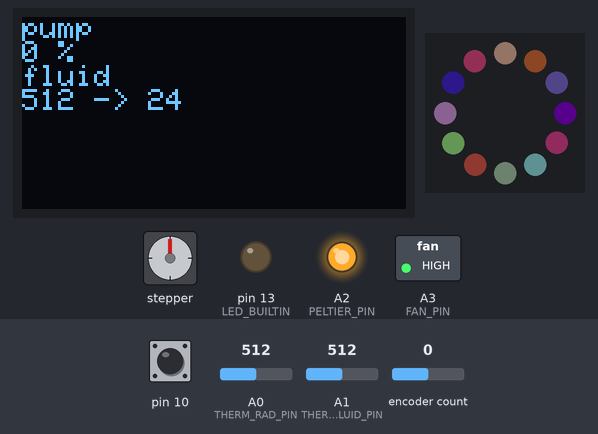
Simulated run of this program. Board: Arduino Pro Mini, built with avr-gcc and run on an emulated ATmega328P. On the bench: 128×64 one-colour display, 12 RGB LEDs in a ring, first at the top, clockwise, stepper motor, switched loads named in the program (green lamp = pin HIGH), output pins drawn as LEDs (lit = HIGH). The test bench sets the inputs (shaded band); at power-on: A1 (THERM_FLUID_PIN) = 512, pin 10 HIGH, A0 (THERM_RAD_PIN) = 512, encoder count 0. Dim RGB values are drawn brighter than linear; random numbers use the default seed unless the program sets one; stepper angles assume 400 steps per turn.

Above: at 2.3 s.
2.4 s: A1 (THERM_FLUID_PIN) set to 716
At 2.63 s:
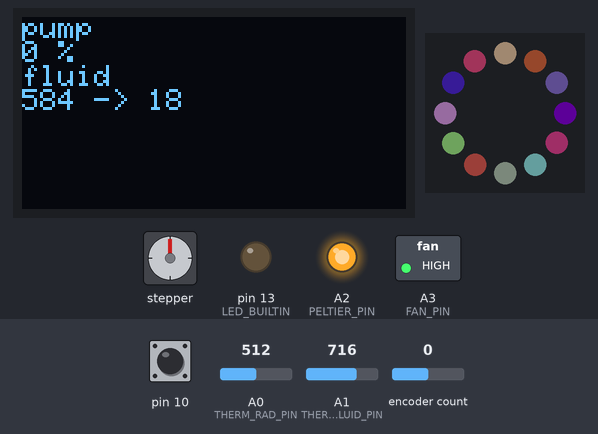
4.9 s: pin 10 pulled LOW for 0.15 s
At 5.49 s:
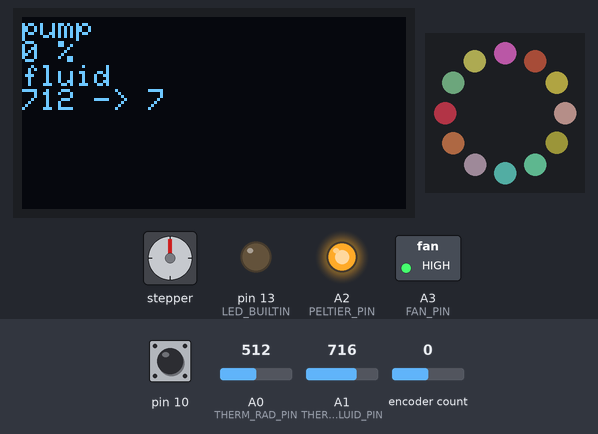
5.6 s: pin 10 pulled LOW for 3.2 s
At 7.4 s:
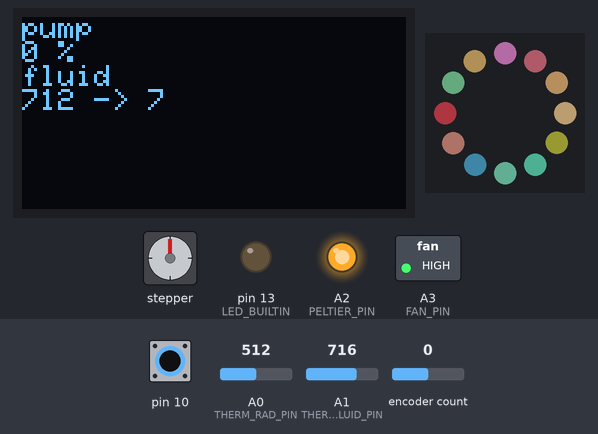
9.4 s: pin 10 pulled LOW for 1 s
11.0 s: A0 (THERM_RAD_PIN) set to 171
13.3 s: A0 (THERM_RAD_PIN) set to 143
At 13.88 s:
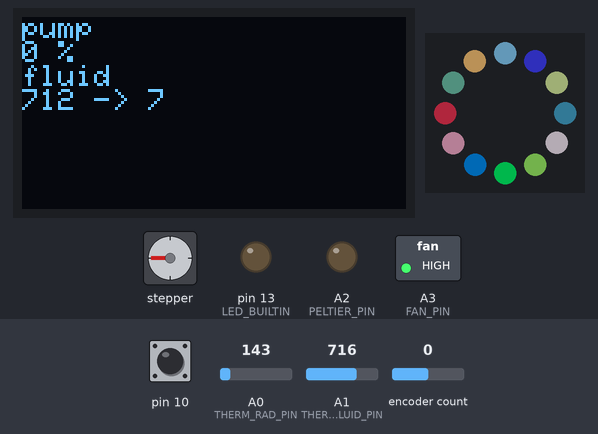
Timing chart, 0 to 16.3 s (numbered marks = the images above; inputs shaded):
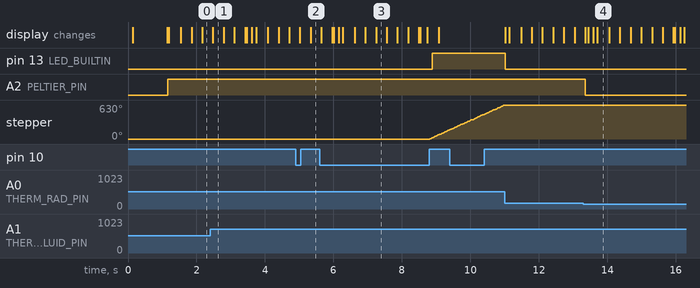

The program:

main.cpp
```cpp
#include <Arduino.h>

//set up a peristaltic pump stepper motor
// uses a A4988 driver board
#include <BasicStepperDriver.h>
#define STEPPER_DIR         4
#define STEPPER_STEP        3
#define STEPPER_ENA         2
#define STEPPER_STEP_TURN   200
#define STEPPER_MICROSTEP   2
BasicStepperDriver stepper(STEPPER_STEP_TURN, STEPPER_DIR, STEPPER_STEP, STEPPER_ENA);

#include <SPI.h>
#include <Wire.h>
#include <Adafruit_GFX.h>
#include <Adafruit_SSD1306.h>
// If using software SPI (the default case):
#define OLED_MOSI   6
#define OLED_CLK    7
#define OLED_DC     8
#define OLED_CS     9
#define OLED_RESET  -1
Adafruit_SSD1306 display(OLED_MOSI, OLED_CLK, OLED_DC, OLED_RESET, OLED_CS);

#include <ClickEncoder.h>
#include <TimerOne.h>

int16_t oldEncPos, encPos;
uint8_t buttonState;

#define ENCODER_A       12
#define ENCODER_B       11
#define ENCODER_BUTTON  10
#define ENCODER_STEPS   1

ClickEncoder encoder(ENCODER_A, ENCODER_B, ENCODER_BUTTON, ENCODER_STEPS);

#include <NeoPixelBus.h>
#include <NeoPixelAnimator.h>
#define LED_PIN 1
#define LED_COUNT 12

NeoPixelBus<NeoGrbFeature, Neo800KbpsMethod> ring(LED_COUNT, LED_PIN);
RgbColor fullPix(10, 100, 10), blackPix(0, 0, 0);
NeoPixelAnimator anim(LED_COUNT, NEO_CENTISECONDS);

#define THERM_RAD_PIN A0
#define THERM_FLUID_PIN A1
#define PELTIER_PIN A2
#define FAN_PIN A3


#define PUMP_RPM 60
#define PUMP_ANGLE_PER_ML 480 //deg turn of a pomp motor doses one milliliter of fluid (found experimentaly)


bool pumping = false;
int blinking = 0;
int pulseCounter = 0;

int fluidTempAvg = 0; //for averaging out
int fluidTempChange = 0; // for hysteresis

#define FLUID_TEMP_RANGE 2 //dongrees science

int fluidTempWarm = 0;
int fluidTempCold = -10;

int radTempAvg = 0; //for averaging out
int fanOnRadTemp = 50;

int frame = 0; //loop cycle counter (mod 50)

long stepperTotalSteps = 1, stepperCompleteSteps = 0;
int pumpPerc = 0;

void pump(int ml) {
    stepper.enable();
    stepper.startRotate(ml * PUMP_ANGLE_PER_ML);
    stepperTotalSteps = stepper.getStepsRemaining();
    pumping = true;
}

void stopPump() {
    stepper.startBrake();
}

bool isPumpingNow() {
    return pumping;
}

void pumpLoop() {
    int wait = stepper.nextAction();
    stepperCompleteSteps = stepper.getStepsCompleted();
    pumpPerc = stepperCompleteSteps * 100 / stepperTotalSteps;
    if (wait == 0) {
        stepper.disable();
        pumping = false;
        pumpPerc = 0;
        blinking = 127;
    }
}

// resistance value at 25 degrees C
#define THERM_NOMINAL 10000.0
// series resistence
#define THERM_SERIES 10000.0
// temp. for nominal resistance (almost always 25 C)
#define THERM_NOMNAL_TEMP 25.0
// The beta coefficient of the thermistor (usually 3000-4000)
#define THERM_BCOEFFICIENT 3950.0

int thermToTemp(int therm) {
    double average = 1023.0 / therm - 1;
    average = THERM_SERIES / average;
    double steinhart;
    steinhart = average / THERM_NOMINAL;     // (R/Ro)
    steinhart = log(steinhart);                  // ln(R/Ro)
    steinhart /= THERM_BCOEFFICIENT;                   // 1/B * ln(R/Ro)
    steinhart += 1.0 / (THERM_NOMNAL_TEMP + 273.15); // + (1/To)
    steinhart = 1.0 / steinhart;                 // Invert
    steinhart -= 273.15;                         // convert to C
    return (int) steinhart;
}

void fanLoop() {
    if (thermToTemp(radTempAvg) > fanOnRadTemp) {
        digitalWrite(FAN_PIN, HIGH);
    } else {
        digitalWrite(FAN_PIN, LOW);
    }
}

void timerIsr() {
  encoder.service();
}

void SetRandomSeed() {
    uint32_t seed;

    // random works best with a seed that can use 31 bits
    // analogRead on a unconnected pin tends toward less than four bits
    seed = analogRead(8);
    delay(1);

    for (int shifts = 3; shifts < 31; shifts += 3)
    {
        seed ^= analogRead(8) << shifts;
        delay(1);
    }

    // Serial.println(seed);
    randomSeed(seed);
}

void setup() {
    //PUMP
    //stepper/pump initialization
    stepper.begin(PUMP_RPM, STEPPER_MICROSTEP);
    stepper.setEnableActiveState(LOW);
    stepper.setSpeedProfile(stepper.LINEAR_SPEED);
    stepper.disable();

    //DISPLAY
    // by default, we'll generate the high voltage from the 3.3v line internally! (neat!)
    display.begin(SSD1306_SWITCHCAPVCC);
    // Clear the buffer.
    display.clearDisplay();
    display.setTextSize(1);
    display.setTextColor(WHITE);
    display.display();

    //INPUT
    Timer1.initialize(1000);
    Timer1.attachInterrupt(timerIsr);

    encoder.setAccelerationEnabled(true);

    //other pins - therm/fan/peltier
// #define THERM_RAD_PIN A0
// #define THERM_FLUID_PIN A1
// #define PELTIER_PIN A2
// #define FAN_PIN A3

    pinMode(THERM_RAD_PIN, INPUT);
    pinMode(THERM_FLUID_PIN, INPUT);
    pinMode(PELTIER_PIN, OUTPUT);
    pinMode(FAN_PIN, OUTPUT);

    //debugging
    pinMode(LED_BUILTIN, OUTPUT);

    //set initial averages for temperature reading
    for (int i = 0; i < 4; i++) {
        fluidTempAvg += analogRead(THERM_FLUID_PIN);
        delay(10);
        radTempAvg += analogRead(THERM_RAD_PIN);
        delay(10);
    }

    fluidTempAvg /= 4;
    radTempAvg /= 4;

    digitalWrite(FAN_PIN, HIGH); //fan always on

    ring.Begin();

    ring.SetPixelColor(0, RgbColor(100, 20, 30));
    ring.SetPixelColor(3, RgbColor(30, 20, 100));
    ring.SetPixelColor(7, RgbColor(30, 100, 20));
    ring.SetPixelColor(9, RgbColor(60, 20, 60));
    ring.Show();

    delay(1000);
    ring.ClearTo(blackPix);
    ring.Show();

    SetRandomSeed();
}

void screenLoop() {
    display.clearDisplay();
    display.setCursor(0,0);
    display.println("pump ");
    display.print(pumpPerc);
    display.println(" %");
    display.println("fluid");
    display.print(fluidTempAvg);
    display.print(" -> ");
    display.println(thermToTemp(fluidTempAvg));
    display.display();
}

void showProgress(int percent) {
    int fullLight = (percent * LED_COUNT) / 100;
    int rising = (percent * LED_COUNT) % 100;
    for(int i = 0; i < LED_COUNT; i++) {
        if (i < fullLight) {
            ring.SetPixelColor(i, fullPix);
        } else if (i == fullLight) {
            ring.SetPixelColor(i, RgbColor(rising / 10, rising, rising / 10));
        } else {
            ring.SetPixelColor(i, blackPix);
        }
    }
    ring.Show();
}


struct VodkaAnimationState
{
    RgbColor startingColor;  // the color the animation starts at
    RgbColor endingColor; // the color the animation will end at
};

VodkaAnimationState animationState[LED_COUNT];
// one entry per pixel to match the animation timing manager

void animUpdate(const AnimationParam& param) {
    // first apply an easing (curve) to the animation
    // this simulates acceleration to the effect
    float progress = NeoEase::QuadraticInOut(param.progress);

    // this gets called for each animation on every time step
    // progress will start at 0.0 and end at 1.0
    // we use the blend function on the RgbColor to mix
    // color based on the progress given to us in the animation
    RgbColor updatedColor = RgbColor::LinearBlend(
        animationState[param.index].startingColor,
        animationState[param.index].endingColor,
        progress);
    // apply the color to the strip
    ring.SetPixelColor(param.index, updatedColor);
}

RgbColor randomColor() {
    return RgbColor(random(80), random(80), random(80));
}

void newAnimState() {
    for(int i = 0; i <LED_COUNT; i++) {
        animationState[i].startingColor = animationState[i].endingColor;
        animationState[i].endingColor = randomColor();
        anim.StartAnimation(i, 200, animUpdate);
    }
}

void pulseColors() {
    if (anim.IsAnimating()) {
        // the normal loop just needs these two to run the active animations
        anim.UpdateAnimations();
        ring.Show();
    } else {
        newAnimState();
    }
}

void ledLoop() {
    digitalWrite(LED_BUILTIN, pumping ? HIGH : LOW);
    if (pumping) { //show progress
        showProgress(pumpPerc);
    // } else if (blinking > 0) {
    //     showProgress((blinking & 8) * 12);
    //     blinking--;
    } else { //slowly pulse colors
        pulseColors();
    }
}

void loop() {
    // check user input
    ClickEncoder::Button b = encoder.getButton();
    if (b == ClickEncoder::Clicked) {
        if (isPumpingNow()) {
            stopPump();
        } else {
            pump(25);
        }
    }

    pumpLoop();

    switch(frame) {
        case 0: //read radiator temperature
            radTempAvg = (4 * radTempAvg + analogRead(THERM_RAD_PIN)) / 5;
            break;
        case 10: //read fluid temperature
            fluidTempAvg = (4 * fluidTempAvg + analogRead(THERM_FLUID_PIN)) / 5;
            break;
        // case 20: //turns on a fan, when a radiator temperature goes too high
        //     // fanLoop();

        //     break;
        case 25:
            ledLoop();
            break;
        case 30: //turns peltiers on and off in order to keep a stable fluid temperature
            // coolerLoop();
            if (isPumpingNow()) {
                digitalWrite(PELTIER_PIN, HIGH);
            } else if (radTempAvg > 160) { //overtemp protection
                digitalWrite(PELTIER_PIN, HIGH);
            } else {
                digitalWrite(PELTIER_PIN, LOW);
            }
            break;
        case 99: //update screen
            screenLoop();
            frame = -1;
            break;
    }
    frame++;
}
```

Measured:
- the behaviour switches between 161 and 160 on A0 (THERM_RAD_PIN) (found by bisection; images 3 and 4)
- after the input at 13.3 s, A2 (PELTIER_PIN): HIGH → LOW after 0.06 s
